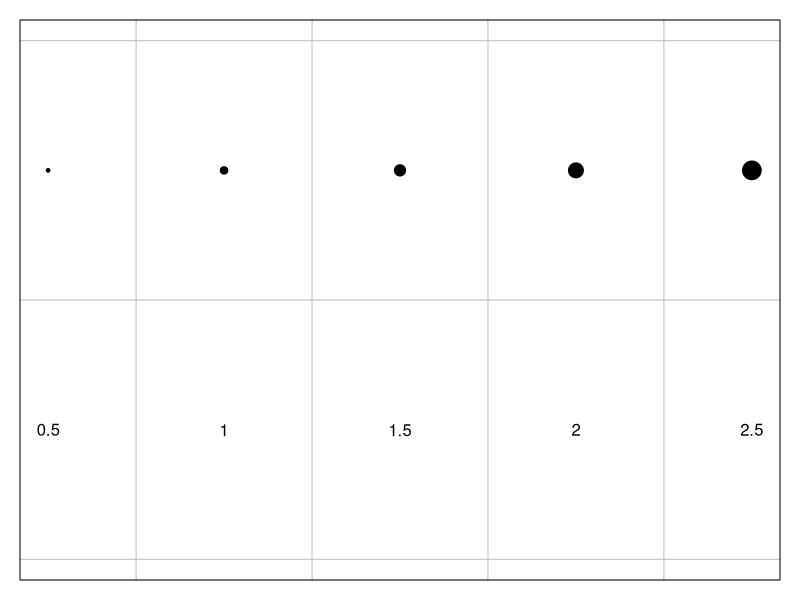

The R script that drew this image:
par(mar = c(1,1,1,1))
plot(	x = 1:5,
	y = rep(2.5,5),
	ylim = c(1,3),
	cex = c(0.5,1,1.5,2,2.5),
	pch = 19,
	axes = F)
text(	x = 1:5,
	y = rep(1.5,5),
	labels = as.character(c(0.5,1,1.5,2,2.5)))
abline(h = 1:3,col = "grey")
abline(v = (1:5)+0.5,col = "grey")
box()
